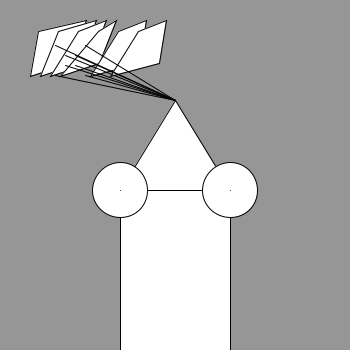
Frame 1 (no input)
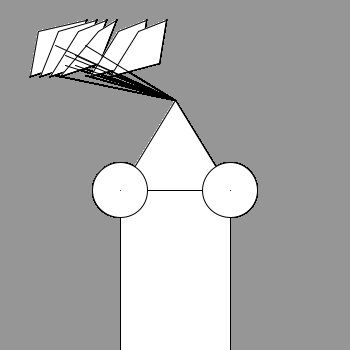
Frame 60 (the mouse pressed at the canvas centre just before this capture)
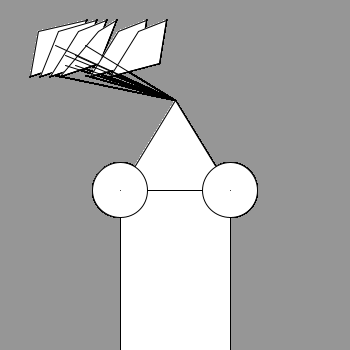
Frame 120 (the mouse held since frame 60 and released just before this capture)

The Processing sketch that drew these frames (run headless with seeded random() and noise(); from frame 60 on, the mouse is pressed at the canvas centre):

// Processing sketch: processing_143781
// ── processing_143781.pde

 void setup(){
   size(350,350);
   background (150);
 }

void draw (){
quad (38,31,86,20,69,63,30,76);
quad (58,31,96,20,79,63,40,76);
quad (78,31,106,20,89,63,50,76);
quad (98,31,116,20,99,63,60,76);
quad (118,31,146,20,139,63,90,76);
quad (138,31,166,20,159,63,110,76);
triangle (120,190,230,190,175,100);
rect (120,190,110,165);
ellipse (120,190,55,55);
ellipse (230,190,55,55);
point (120,190);
point (230,190);
line (175,100,85,75);
line (175,100,75,65);
line (175,100,65,55);
line (175,100,55,45);
line (175,100,55,75);
line (175,100,65,65);
line (175,100,75,55);
line (175,100,85,45);
}
